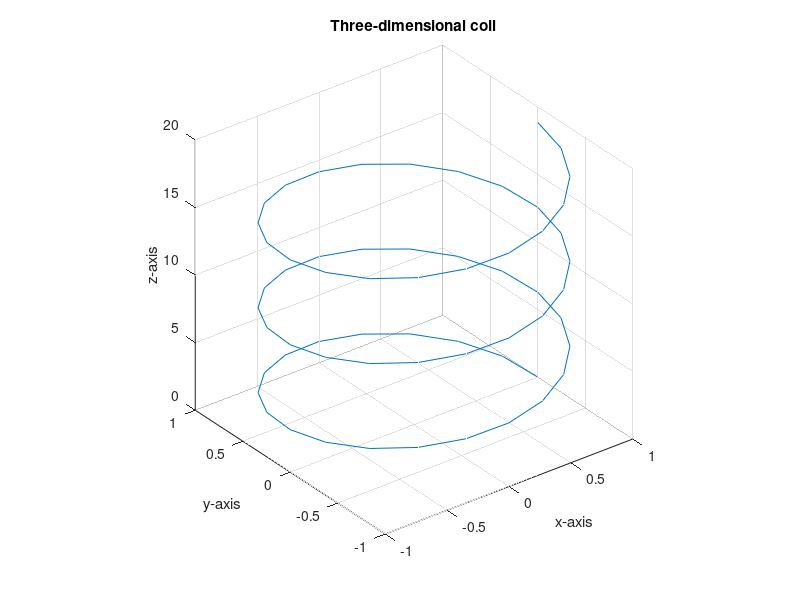

Here is the MATLAB script that generated this plot:
t=0:pi/10:6*pi;
x=cos(t);
y=sin(t);
z=t;
plot3(x,y,z)
grid
title('Three-dimensional coil')
axis('square')
xlabel('x-axis')
ylabel('y-axis')
zlabel('z-axis')
